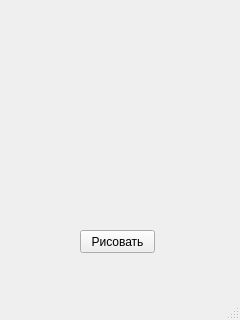
<?xml version="1.0" encoding="UTF-8"?>
<ui version="4.0">
 <class>MainWindow</class>
 <widget class="QMainWindow" name="MainWindow">
  <property name="geometry">
   <rect>
    <x>0</x>
    <y>0</y>
    <width>240</width>
    <height>320</height>
   </rect>
  </property>
  <property name="windowTitle">
   <string>MainWindow</string>
  </property>
  <widget class="QWidget" name="centralwidget">
   <widget class="QPushButton" name="pushButton">
    <property name="geometry">
     <rect>
      <x>80</x>
      <y>230</y>
      <width>75</width>
      <height>23</height>
     </rect>
    </property>
    <property name="text">
     <string>Рисовать</string>
    </property>
   </widget>
  </widget>
  <widget class="QMenuBar" name="menubar">
   <property name="geometry">
    <rect>
     <x>0</x>
     <y>0</y>
     <width>240</width>
     <height>21</height>
    </rect>
   </property>
  </widget>
  <widget class="QStatusBar" name="statusbar"/>
 </widget>
 <resources/>
 <connections/>
</ui>
